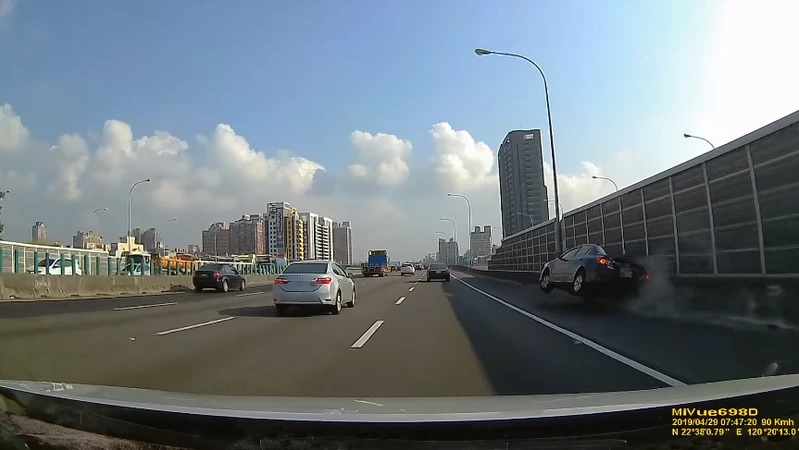
#> input picture OpenCV/line_detect_test/images/highway.jpg, 799 x 450 px, found by its file name
$ python '03_Region of Interest.py'
#> lines starting #> are read from the running program, lines starting #| are printed output that depends on the picture; after the words box and inside, x2 and y2 are one past the last pixel; in counts of white or black regions, pixels touching at a corner belong together
#> further down, img is the input picture: shape (450, 799, 3); mean B, G, R 128.8, 122.6, 112.6
import cv2
import matplotlib.pyplot as plt
input="./images/highway.jpg"

def get_edge(img):
    gray=cv2.cvtColor(img,cv2.COLOR_BGR2GRAY)
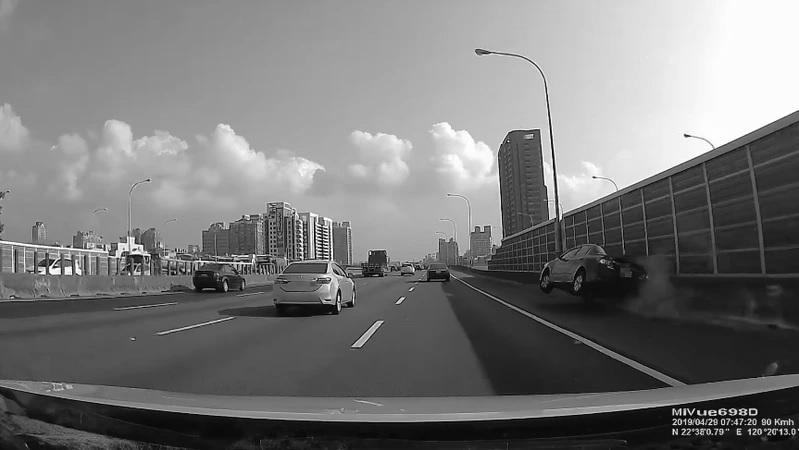
#> gray: shape (450, 799); min 0, max 255, mean 120.3
    blur=cv2.GaussianBlur(gray,(13,13),0)
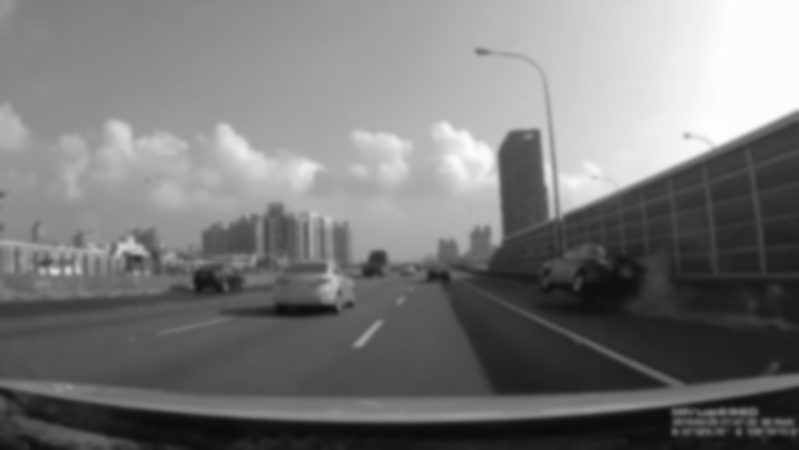
#> blur: shape (450, 799); min 10, max 254, mean 120.3
    canny=cv2.Canny(blur,20,60)
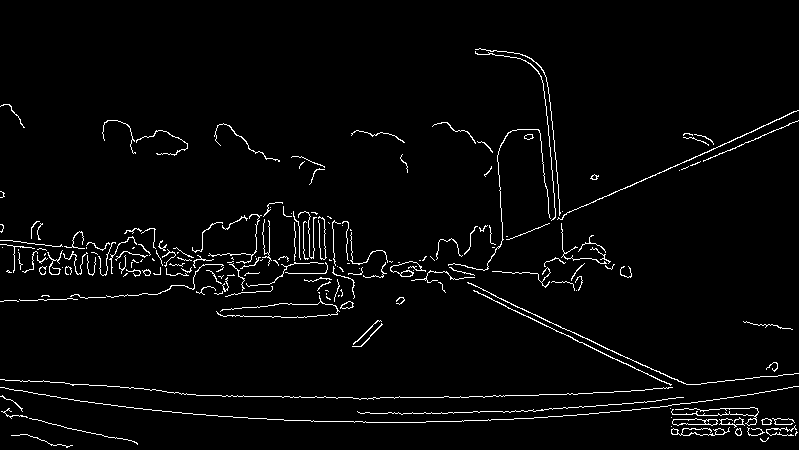
#> canny: shape (450, 799); 2.9% white in thin lines or dots, all inside (x1, y1, x2, y2) = (0, 48, 799, 448)
    return canny
img=cv2.imread(input) #讀取圖片
edge=get_edge(img)
plt.imshow(edge)
plt.show()

$ run again, with OpenCV/line_detect_test/images/frame_000108.jpg copied over OpenCV/line_detect_test/images/highway.jpg
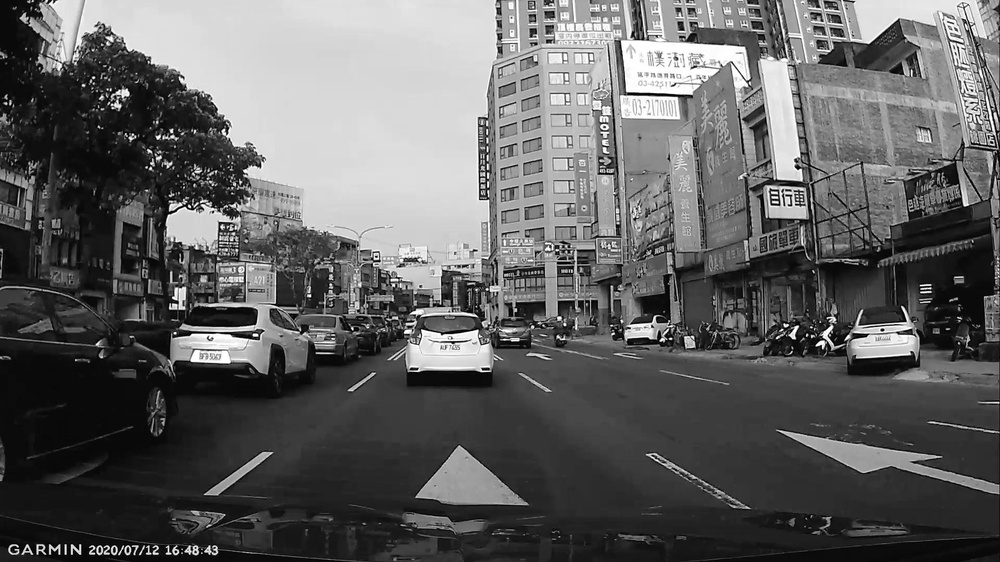
#> input picture OpenCV/line_detect_test/images/frame_000108.jpg, 1000 x 562 px, shrunk from 1920 x 1080 before the run, found by its file name
#> img is the input picture: shape (562, 1000, 3); min 0, max 255, mean 97.1
#> in get_edge, `blur=cv2.GaussianBlur(gray,(13,13),0)`:
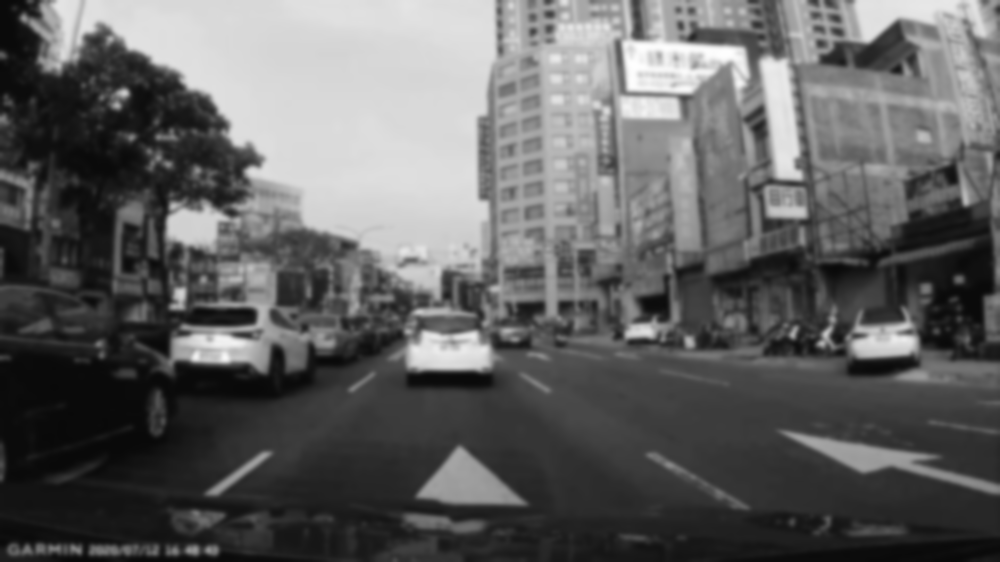
#> blur: shape (562, 1000); min 8, max 254, mean 97.1
#> in get_edge, `canny=cv2.Canny(blur,20,60)`:
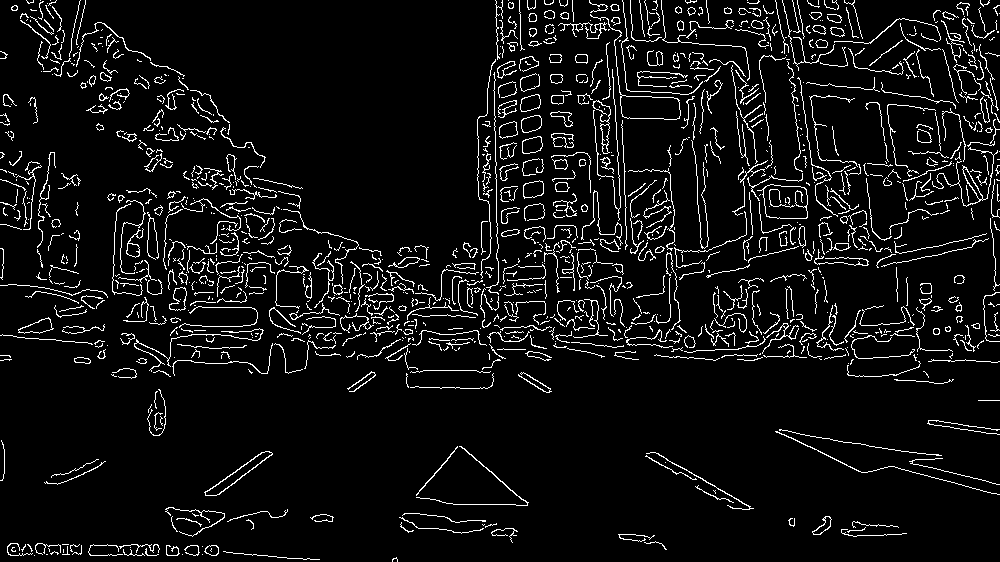
#> canny: shape (562, 1000); 6.5% white in thin lines or dots

$ run again, with OpenCV/line_detect_test/images/way.png saved as OpenCV/line_detect_test/images/highway.jpg
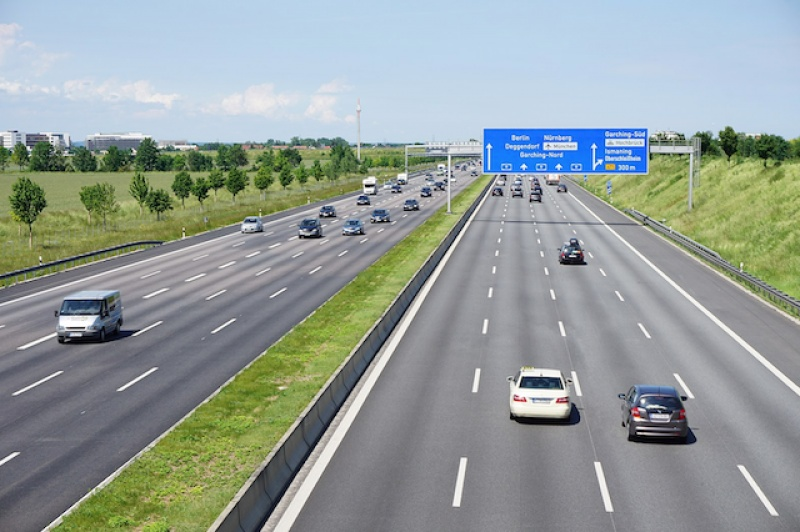
#> input picture OpenCV/line_detect_test/images/way.png, 800 x 532 px, found by its file name
#> img is the input picture: shape (532, 800, 3); mean B, G, R 154.2, 157.6, 147.9
#> in get_edge, `blur=cv2.GaussianBlur(gray,(13,13),0)`:
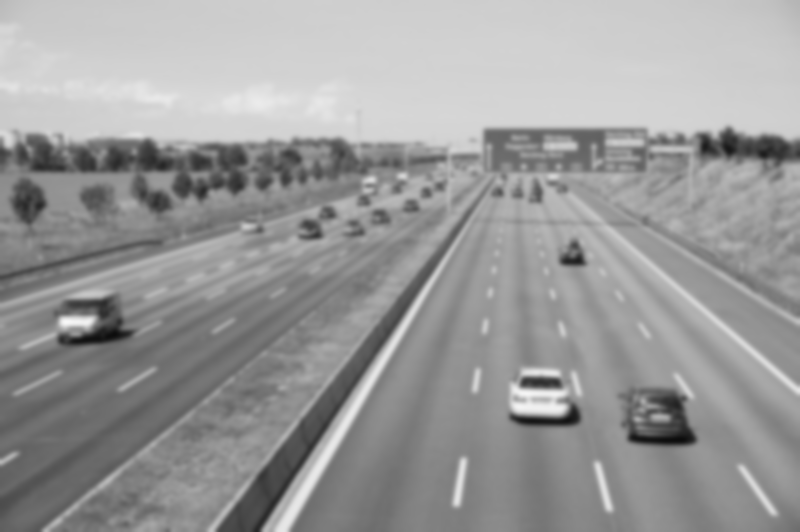
#> blur: shape (532, 800); min 12, max 247, mean 154.3
#> in get_edge, `canny=cv2.Canny(blur,20,60)`:
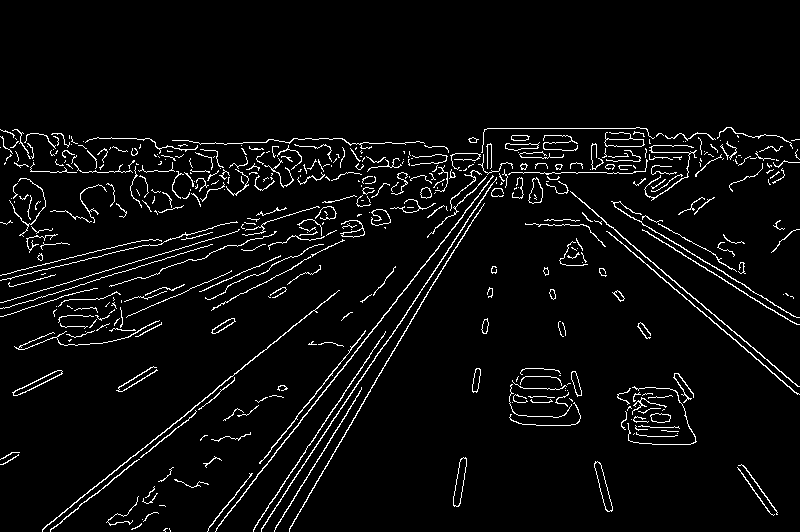
#> canny: shape (532, 800); 4.4% white in thin lines or dots, all inside (x1, y1, x2, y2) = (0, 127, 800, 532)
